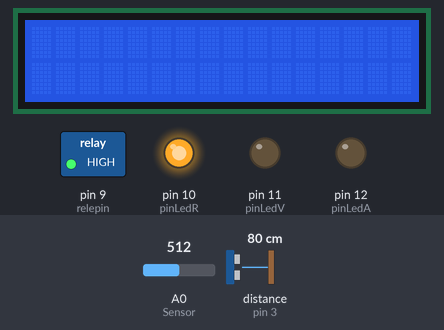
Recording of a sketch running on a simulated Arduino Uno, built with avr-gcc and run on an emulated ATmega328P. Shown: 16×2 character LCD, switched loads named in the sketch (green lamp = pin HIGH), output pins drawn as LEDs (lit = HIGH). Wiring (inferred from the names in the program): ultrasonic range finder: trigger pin 2; echo pin 3. The test bench sets the inputs (shaded band); at power-on: distance to the obstacle (sensor on pin 3) 80 cm, A0 (Sensor) = 512. The echo pulse lasts 58.3 µs per cm; pins used as bus, display or sensor lines are not drawn.

Above: at 1.2 s.
1.3 s: distance to the obstacle (sensor on pin 3) set to 8 cm
3.2 s: distance to the obstacle (sensor on pin 3) set to 5 cm
At 4.5 s:
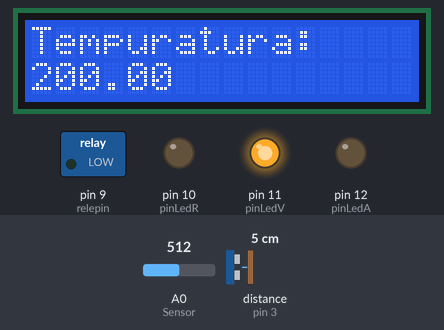
5.6 s: distance to the obstacle (sensor on pin 3) set to 9 cm
At 7.1 s:
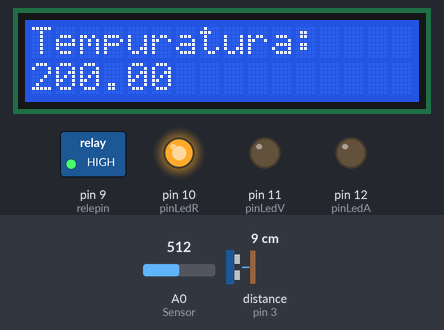
7.9 s: distance to the obstacle (sensor on pin 3) set to 2 cm
At 8.46 s:
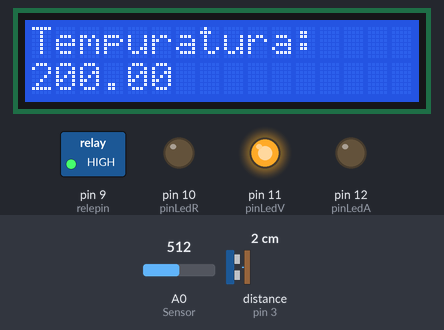
10.0 s: A0 (Sensor) set to 716
At 11.5 s:
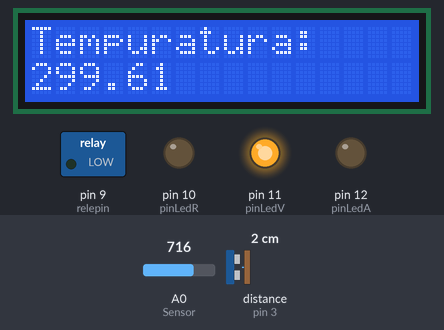
12.4 s: A0 (Sensor) set to 900
At 13.6 s:
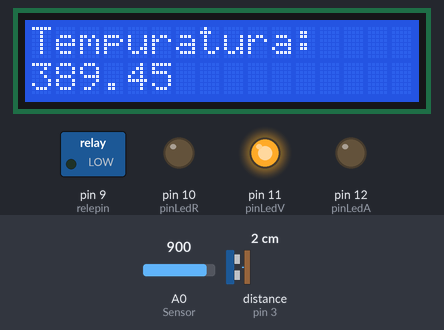
Timing chart, 0 to 15.4 s (numbered marks = the images above; inputs shaded):
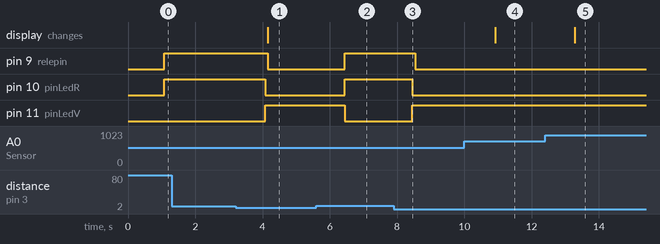

Measured:
- the behaviour switches between 7 and 6 cm on distance to the obstacle (sensor on pin 3) (found by bisection; images 0 and 1)
- after the input at 1.3 s, every drawn part: stays the same
- after the input at 3.2 s, pin 9 (relepin): HIGH → LOW after 0.96 s; pin 10 (pinLedR): HIGH → LOW after 0.88 s; pin 11 (pinLedV): LOW → HIGH after 0.88 s; the display: changes after 0.96 s (image 1)
- after the input at 5.6 s, pin 9 (relepin), pin 10 (pinLedR): LOW → HIGH after 0.85 s; pin 11 (pinLedV): HIGH → LOW after 0.85 s
- after the input at 7.9 s, pin 9 (relepin): HIGH → LOW after 0.64 s; pin 10 (pinLedR): HIGH → LOW after 0.55 s; pin 11 (pinLedV): LOW → HIGH after 0.55 s
- after the input at 10.0 s, the display: changes after 0.91 s (image 4)
- after the input at 12.4 s, the display: changes after 0.89 s (image 5)

The sketch:

BandaTransportadora.ino
```cpp
#include <LiquidCrystal_I2C.h>
const int Trigger = 2;
const int Echo = 3;
int Sensor = A0;
int pinLedR = 10;  // pin Rojo del led RGB
int pinLedV = 11;  // pin Verde del led RGB
int pinLedA = 12;   // pin Azul del led RGB
int pausa = 1000;
const int relepin=9;

LiquidCrystal_I2C lcd(0x27,16,2);
void setup() {
  pinMode(pinLedR, OUTPUT);    // pone el pinLedR como output
  pinMode(pinLedV, OUTPUT);    // pone el pinLedV como output
  pinMode(pinLedA, OUTPUT);   // pone el pinLedA como output
  lcd.init();
  lcd.backlight();
  lcd.clear();
  pinMode(Trigger, OUTPUT);
  pinMode(Echo, INPUT);
  digitalWrite(Trigger, LOW);
  pinMode(relepin, OUTPUT);
}
void color (int rojo, int verde, int azul) {
  analogWrite(pinLedR, rojo);
  analogWrite(pinLedV, verde);
  analogWrite(pinLedA, azul);
}
void loop() {


  delay(pausa);       // delay por pausa
  long t; //timepo que demora en llegar el eco
  long d; //distancia en centimetros
  digitalWrite(Trigger, HIGH);
  delayMicroseconds(10);
  digitalWrite(Trigger, LOW);

  t = pulseIn(Echo, HIGH);

  d = t/59;             //escalamos el tiempo a una distancia en cm

  if(d<=5){
 color(0, 255, 0);   // rojo
    int lectura = analogRead(Sensor);
    float voltaje = 5.0 /1024 * lectura ;
    float temp = voltaje * 100 -50 ;
    lcd.init();
  lcd.backlight();
  lcd.clear();
    lcd.setCursor(0,0);
    lcd.print("Tempuratura: ");
    lcd.setCursor (0,1);
    lcd.print(temp);
    digitalWrite(relepin, LOW);
    delay(100);
    if(temp >=25)
     digitalWrite(relepin, LOW);

    }
    else {
      color(255, 0, 0);
      digitalWrite(relepin, HIGH);
    }

}
```
